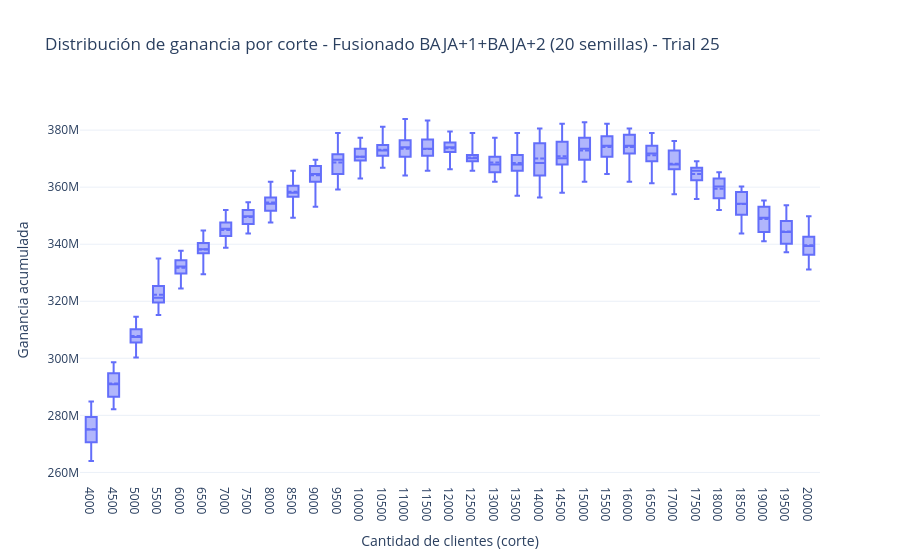

The notebook cell this image was saved under:
### Markdown cell above
**Boxplot de Ganancia por Corte en Junio (Fusionado, 20 semillas, Trial 25**

### Code cell
# Estadísticas por corte sobre las 20 semillas, más q1 y q3 (percentiles 25 y 75) para las cajas
estadisticas_cortes = (
    df_ganancia_cortes.groupby('corte')['ganancia']
    .agg(['mean', 'std', 'min', 'max', 'median',
          lambda x: x.quantile(0.25), lambda x: x.quantile(0.75)])
)
estadisticas_cortes.columns = ['mean', 'std', 'min', 'max', 'median', 'q1', 'q3']

fig = go.Figure()

# Un boxplot por corte, armado con las estadísticas ya calculadas
fig.add_trace(go.Box(
    x=[str(c) for c in estadisticas_cortes.index],         # corte como texto: cada uno es una caja separada
    q1=estadisticas_cortes['q1'],                          # borde inferior de la caja
    median=estadisticas_cortes['median'],                  # línea del medio
    q3=estadisticas_cortes['q3'],                          # borde superior de la caja
    lowerfence=estadisticas_cortes['min'],                 # bigote inferior: mínimo de las 20 semillas
    upperfence=estadisticas_cortes['max'],                 # bigote superior: máximo de las 20 semillas
    mean=estadisticas_cortes['mean'],                      # media (línea punteada)
    sd=estadisticas_cortes['std'],
    boxmean=True,
))

fig.update_layout(
    title=f'Distribución de ganancia por corte - Fusionado BAJA+1+BAJA+2 ({n_semillas} semillas) - Trial 25',
    xaxis_title='Cantidad de clientes (corte)',
    yaxis_title='Ganancia acumulada',
    template='plotly_white'
)

fig.show()
